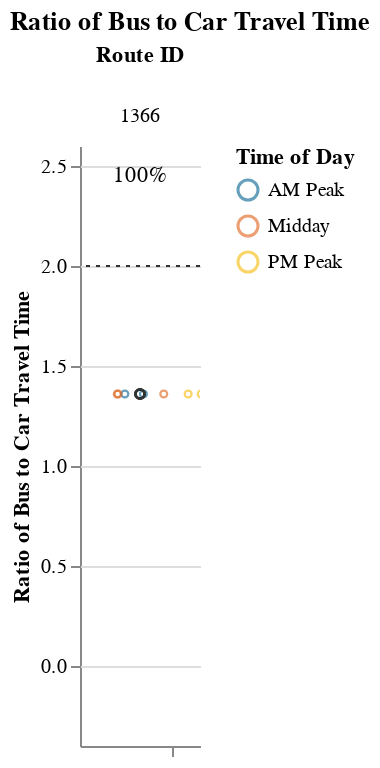
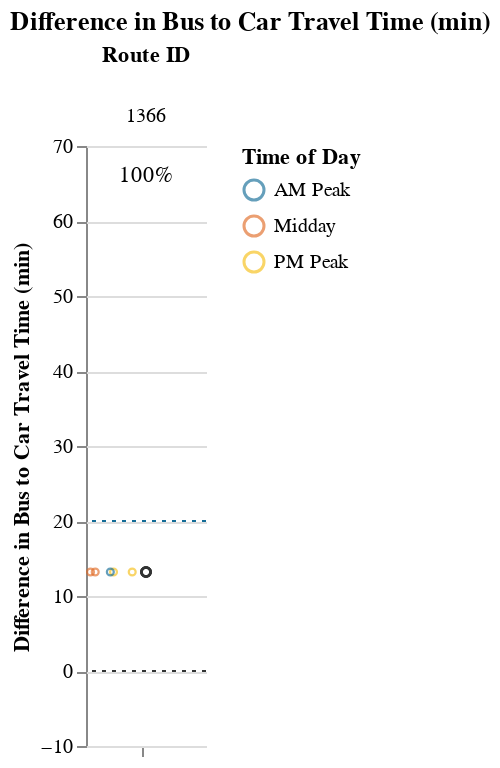

Write notebook code for charts like these, in order.
### Markdown cell above
## Viable Competitive Routes
### Short Routes (< 1 hr)

### Code cell
# Allow for possibility that operator doesn't have routes that fall into certain route_groups
# But, jupyterbook will not like markdown with f-string
# separate out route_group and put in each cell, and use try/except + if to display...
# but all 3 route groups must be displayed. just add sentence about why no routes were returned at the end
route_group = "short"
try:
    subset_routes, mult, diff  = setup_charts(df, PCT_COMPETITIVE_THRESHOLD, route_group)
    
    if len(subset_routes) > 0:
        display(
            Markdown(
                f"{CAPTIONS_DICT[route_group]}"
                "Within each route group, routes are sorted in descending order "
                "by % competitive trips and # trips below the additional time cut-off."
            )
        )

        display(mult)
        display(diff)
except:
    print("No routes meet this criteria.")

### Figure 1 — Vega-Lite specification as saved in the notebook (floating-point values rounded to 4 significant figures)
{"config": {"view": {"continuousWidth": 400, "continuousHeight": 300, "stroke": null}, "facet": {"spacing": 0}}, "data": {"name": "data-bbaf80b21a5380ebe86054813fb84b7a"}, "facet": {"column": {"field": "route_id", "sort": ["1366"], "title": "Route ID", "type": "nominal"}}, "spec": {"layer": [{"mark": {"type": "point", "opacity": 0.65, "size": 12, "strokeWidth": 1.1}, "encoding": {"color": {"field": "time_of_day", "scale": {"range": ["#136C97", "#E16B26", "#F6BF16", "#00896B", "#7790A3", "#5B559C"]}, "sort": ["AM Peak", "Midday", "PM Peak", "Owl Service"], "title": "Time of Day", "type": "nominal"}, "tooltip": [{"field": "route_id", "type": "nominal"}, {"field": "trip_id", "type": "nominal"}, {"field": "service_hours", "type": "quantitative"}, {"field": "car_duration_hours", "type": "quantitative"}, {"field": "bus_multiplier", "type": "quantitative"}, {"field": "bus_difference", "type": "quantitative"}, {"field": "num_trips", "type": "quantitative"}, {"field": "num_competitive", "type": "quantitative"}, {"field": "pct_trips_competitive", "type": "quantitative"}, {"field": "p25", "type": "quantitative"}, {"field": "p50", "type": "quantitative"}, {"field": "p75", "type": "quantitative"}], "x": {"axis": {"grid": false, "labels": false, "ticks": true, "values": [0]}, "field": "jitter", "scale": {}, "title": null, "type": "quantitative"}, "y": {"field": "bus_multiplier", "scale": {"domain": [-0.25, 2.5]}, "title": "Ratio of Bus to Car Travel Time", "type": "quantitative"}}, "selection": {"selector001": {"type": "interval", "bind": "scales", "encodings": ["x", "y"]}}, "transform": [{"calculate": "sqrt(-2*log(random()))*cos(2*PI*random())", "as": "jitter"}], "width": 60}, {"layer": [{"mark": {"type": "point", "opacity": 0.6, "size": 20, "strokeWidth": 1.3}, "encoding": {"color": {"value": "#323434"}, "y": {"field": "bus_multiplier", "type": "quantitative"}}, "transform": [{"filter": "(datum.p50_trip === 1)"}]}, {"mark": {"type": "rule", "strokeDash": [2, 3]}, "encoding": {"color": {"value": "#323434"}, "y": {"field": "cutoff", "type": "quantitative"}}}, {"mark": {"type": "text", "align": "center", "baseline": "middle"}, "encoding": {"color": {"value": "black"}, "text": {"field": "pct_trips_competitive", "format": ".0%", "type": "quantitative"}, "tooltip": [{"field": "route_id", "type": "nominal"}, {"field": "trip_id", "type": "nominal"}, {"field": "service_hours", "type": "quantitative"}, {"field": "car_duration_hours", "type": "quantitative"}, {"field": "bus_multiplier", "type": "quantitative"}, {"field": "bus_difference", "type": "quantitative"}, {"field": "num_trips", "type": "quantitative"}, {"field": "num_competitive", "type": "quantitative"}, {"field": "pct_trips_competitive", "type": "quantitative"}, {"field": "p25", "type": "quantitative"}, {"field": "p50", "type": "quantitative"}, {"field": "p75", "type": "quantitative"}], "x": {"value": 30}, "y": {"value": 15}}, "transform": [{"calculate": "sqrt(-2*log(random()))*cos(2*PI*random())", "as": "jitter"}, {"filter": "(datum.fastest_trip === 1)"}]}]}]}, "resolve": {"scale": {"y": "shared"}}, "title": "Ratio of Bus to Car Travel Time", "$schema": "https://vega.github.io/schema/vega-lite/v4.17.0.json", "datasets": {"data-bbaf80b21a5380ebe86054813fb84b7a": [{"calitp_itp_id": 146, "trip_key": 1560493323179131979, "trip_id": "t_1244355_b_33402_tn_0", "shape_id": "p_3081", "route_id": "1366", "service_hours": 0.83, "trip_first_departure_ts": 63000, "trip_last_arrival_ts": 66000, "departure_hour": 17, "time_of_day": "PM Peak", "p25": 0.83, "p50": 0.83, "p75": 0.83, "p50_trip": 1, "fastest_trip": 0, "car_duration_hours": 0.61, "competitive_route": 1, "bus_multiplier": 1.36, "bus_difference": 13.2, "num_trips": 8, "num_competitive": 8, "pct_trips_competitive": 1.0, "bus_difference_spread": 0.0, "route_group": "short", "max_trip_hrs": 0.83, "max_trip_route_group": 0.83, "name": "Kern County", "caltrans_district": "06 - Fresno", "drmt_organization_name": null, "cutoff2": 20, "cutoff": 2}, {"calitp_itp_id": 146, "trip_key": 6588636468876049749, "trip_id": "t_1244360_b_33402_tn_0", "shape_id": "p_3043", "route_id": "1366", "service_hours": 0.83, "trip_first_departure_ts": 33600, "trip_last_arrival_ts": 36600, "departure_hour": 9, "time_of_day": "AM Peak", "p25": 0.83, "p50": 0.83, "p75": 0.83, "p50_trip": 1, "fastest_trip": 0, "car_duration_hours": 0.61, "competitive_route": 1, "bus_multiplier": 1.36, "bus_difference": 13.2, "num_trips": 8, "num_competitive": 8, "pct_trips_competitive": 1.0, "bus_difference_spread": 0.0, "route_group": "short", "max_trip_hrs": 0.83, "max_trip_route_group": 0.83, "name": "Kern County", "caltrans_district": "06 - Fresno", "drmt_organization_name": null, "cutoff2": 20, "cutoff": 2}, {"calitp_itp_id": 146, "trip_key": 5172112710181939388, "trip_id": "t_1244359_b_33402_tn_0", "shape_id": "p_3043", "route_id": "1366", "service_hours": 0.83, "trip_first_departure_ts": 49800, "trip_last_arrival_ts": 52800, "departure_hour": 13, "time_of_day": "Midday", "p25": 0.83, "p50": 0.83, "p75": 0.83, "p50_trip": 1, "fastest_trip": 0, "car_duration_hours": 0.61, "competitive_route": 1, "bus_multiplier": 1.36, "bus_difference": 13.2, "num_trips": 8, "num_competitive": 8, "pct_trips_competitive": 1.0, "bus_difference_spread": 0.0, "route_group": "short", "max_trip_hrs": 0.83, "max_trip_route_group": 0.83, "name": "Kern County", "caltrans_district": "06 - Fresno", "drmt_organization_name": null, "cutoff2": 20, "cutoff": 2}, {"calitp_itp_id": 146, "trip_key": -4591111831172938466, "trip_id": "t_1244362_b_33402_tn_0", "shape_id": "p_3081", "route_id": "1366", "service_hours": 0.83, "trip_first_departure_ts": 45900, "trip_last_arrival_ts": 48900, "departure_hour": 12, "time_of_day": "Midday", "p25": 0.83, "p50": 0.83, "p75": 0.83, "p50_trip": 1, "fastest_trip": 0, "car_duration_hours": 0.61, "competitive_route": 1, "bus_multiplier": 1.36, "bus_difference": 13.2, "num_trips": 8, "num_competitive": 8, "pct_trips_competitive": 1.0, "bus_difference_spread": 0.0, "route_group": "short", "max_trip_hrs": 0.83, "max_trip_route_group": 0.83, "name": "Kern County", "caltrans_district": "06 - Fresno", "drmt_organization_name": null, "cutoff2": 20, "cutoff": 2}, {"calitp_itp_id": 146, "trip_key": -4526751177031150232, "trip_id": "t_1244354_b_33402_tn_0", "shape_id": "p_3081", "route_id": "1366", "service_hours": 0.83, "trip_first_departure_ts": 27900, "trip_last_arrival_ts": 30900, "departure_hour": 7, "time_of_day": "AM Peak", "p25": 0.83, "p50": 0.83, "p75": 0.83, "p50_trip": 1, "fastest_trip": 0, "car_duration_hours": 0.61, "competitive_route": 1, "bus_multiplier": 1.36, "bus_difference": 13.2, "num_trips": 8, "num_competitive": 8, "pct_trips_competitive": 1.0, "bus_difference_spread": 0.0, "route_group": "short", "max_trip_hrs": 0.83, "max_trip_route_group": 0.83, "name": "Kern County", "caltrans_district": "06 - Fresno", "drmt_organization_name": null, "cutoff2": 20, "cutoff": 2}, {"calitp_itp_id": 146, "trip_key": 8294262901469549474, "trip_id": "t_1244357_b_33402_tn_0", "shape_id": "p_3043", "route_id": "1366", "service_hours": 0.83, "trip_first_departure_ts": 59100, "trip_last_arrival_ts": 62100, "departure_hour": 16, "time_of_day": "Midday", "p25": 0.83, "p50": 0.83, "p75": 0.83, "p50_trip": 1, "fastest_trip": 0, "car_duration_hours": 0.61, "competitive_route": 1, "bus_multiplier": 1.36, "bus_difference": 13.2, "num_trips": 8, "num_competitive": 8, "pct_trips_competitive": 1.0, "bus_difference_spread": 0.0, "route_group": "short", "max_trip_hrs": 0.83, "max_trip_route_group": 0.83, "name": "Kern County", "caltrans_district": "06 - Fresno", "drmt_organization_name": null, "cutoff2": 20, "cutoff": 2}, {"calitp_itp_id": 146, "trip_key": -5170283710749819067, "trip_id": "t_1244358_b_33402_tn_0", "shape_id": "p_3081", "route_id": "1366", "service_hours": 0.83, "trip_first_departure_ts": 53700, "trip_last_arrival_ts": 56700, "departure_hour": 14, "time_of_day": "Midday", "p25": 0.83, "p50": 0.83, "p75": 0.83, "p50_trip": 1, "fastest_trip": 0, "car_duration_hours": 0.61, "competitive_route": 1, "bus_multiplier": 1.36, "bus_difference": 13.2, "num_trips": 8, "num_competitive": 8, "pct_trips_competitive": 1.0, "bus_difference_spread": 0.0, "route_group": "short", "max_trip_hrs": 0.83, "max_trip_route_group": 0.83, "name": "Kern County", "caltrans_district": "06 - Fresno", "drmt_organization_name": null, "cutoff2": 20, "cutoff": 2}, {"calitp_itp_id": 146, "trip_key": -7985887285849281878, "trip_id": "t_2003617_b_33402_tn_0", "shape_id": "p_3043", "route_id": "1366", "service_hours": 0.83, "trip_first_departure_ts": 66600, "trip_last_arrival_ts": 69600, "departure_hour": 18, "time_of_day": "PM Peak", "p25": 0.83, "p50": 0.83, "p75": 0.83, "p50_trip": 1, "fastest_trip": 1, "car_duration_hours": 0.61, "competitive_route": 1, "bus_multiplier": 1.36, "bus_difference": 13.2, "num_trips": 8, "num_competitive": 8, "pct_trips_competitive": 1.0, "bus_difference_spread": 0.0, "route_group": "short", "max_trip_hrs": 0.83, "max_trip_route_group": 0.83, "name": "Kern County", "caltrans_district": "06 - Fresno", "drmt_organization_name": null, "cutoff2": 20, "cutoff": 2}]}}

### Figure 2 — Vega-Lite specification as saved in the notebook (floating-point values rounded to 4 significant figures)
{"config": {"view": {"continuousWidth": 400, "continuousHeight": 300, "stroke": null}, "facet": {"spacing": 0}}, "data": {"name": "data-d5ba3ba6e150aee27c76604f3562b1dc"}, "facet": {"column": {"field": "route_id", "sort": ["1366"], "title": "Route ID", "type": "nominal"}}, "spec": {"layer": [{"mark": {"type": "point", "opacity": 0.65, "size": 12, "strokeWidth": 1.1}, "encoding": {"color": {"field": "time_of_day", "scale": {"range": ["#136C97", "#E16B26", "#F6BF16", "#00896B", "#7790A3", "#5B559C"]}, "sort": ["AM Peak", "Midday", "PM Peak", "Owl Service"], "title": "Time of Day", "type": "nominal"}, "tooltip": [{"field": "route_id", "type": "nominal"}, {"field": "trip_id", "type": "nominal"}, {"field": "service_hours", "type": "quantitative"}, {"field": "car_duration_hours", "type": "quantitative"}, {"field": "bus_multiplier", "type": "quantitative"}, {"field": "bus_difference", "type": "quantitative"}, {"field": "num_trips", "type": "quantitative"}, {"field": "num_competitive", "type": "quantitative"}, {"field": "pct_trips_competitive", "type": "quantitative"}, {"field": "p25", "type": "quantitative"}, {"field": "p50", "type": "quantitative"}, {"field": "p75", "type": "quantitative"}], "x": {"axis": {"grid": false, "labels": false, "ticks": true, "values": [0]}, "field": "jitter", "scale": {}, "title": null, "type": "quantitative"}, "y": {"field": "bus_difference", "scale": {"domain": [-5, 69.6]}, "title": "Difference in Bus to Car Travel Time (min)", "type": "quantitative"}}, "selection": {"selector002": {"type": "interval", "bind": "scales", "encodings": ["x", "y"]}}, "transform": [{"calculate": "sqrt(-2*log(random()))*cos(2*PI*random())", "as": "jitter"}], "width": 60}, {"layer": [{"mark": {"type": "point", "opacity": 0.6, "size": 20, "strokeWidth": 1.3}, "encoding": {"color": {"value": "#323434"}, "y": {"field": "bus_difference", "type": "quantitative"}}, "transform": [{"filter": "(datum.p50_trip === 1)"}]}, {"mark": {"type": "rule", "strokeDash": [2, 3]}, "encoding": {"color": {"value": "#323434"}, "y": {"field": "cutoff", "type": "quantitative"}}}, {"mark": {"type": "rule", "strokeDash": [2, 3]}, "encoding": {"color": {"value": "#136C97"}, "y": {"field": "cutoff2", "type": "quantitative"}}}, {"mark": {"type": "text", "align": "center", "baseline": "middle"}, "encoding": {"color": {"value": "black"}, "text": {"field": "pct_trips_competitive", "format": ".0%", "type": "quantitative"}, "tooltip": [{"field": "route_id", "type": "nominal"}, {"field": "trip_id", "type": "nominal"}, {"field": "service_hours", "type": "quantitative"}, {"field": "car_duration_hours", "type": "quantitative"}, {"field": "bus_multiplier", "type": "quantitative"}, {"field": "bus_difference", "type": "quantitative"}, {"field": "num_trips", "type": "quantitative"}, {"field": "num_competitive", "type": "quantitative"}, {"field": "pct_trips_competitive", "type": "quantitative"}, {"field": "p25", "type": "quantitative"}, {"field": "p50", "type": "quantitative"}, {"field": "p75", "type": "quantitative"}], "x": {"value": 30}, "y": {"value": 15}}, "transform": [{"calculate": "sqrt(-2*log(random()))*cos(2*PI*random())", "as": "jitter"}, {"filter": "(datum.fastest_trip === 1)"}]}]}]}, "resolve": {"scale": {"y": "shared"}}, "title": "Difference in Bus to Car Travel Time (min)", "$schema": "https://vega.github.io/schema/vega-lite/v4.17.0.json", "datasets": {"data-d5ba3ba6e150aee27c76604f3562b1dc": [{"calitp_itp_id": 146, "trip_key": 1560493323179131979, "trip_id": "t_1244355_b_33402_tn_0", "shape_id": "p_3081", "route_id": "1366", "service_hours": 0.83, "trip_first_departure_ts": 63000, "trip_last_arrival_ts": 66000, "departure_hour": 17, "time_of_day": "PM Peak", "p25": 0.83, "p50": 0.83, "p75": 0.83, "p50_trip": 1, "fastest_trip": 0, "car_duration_hours": 0.61, "competitive_route": 1, "bus_multiplier": 1.36, "bus_difference": 13.2, "num_trips": 8, "num_competitive": 8, "pct_trips_competitive": 1.0, "bus_difference_spread": 0.0, "route_group": "short", "max_trip_hrs": 0.83, "max_trip_route_group": 0.83, "name": "Kern County", "caltrans_district": "06 - Fresno", "drmt_organization_name": null, "cutoff2": 20, "cutoff": 0}, {"calitp_itp_id": 146, "trip_key": 6588636468876049749, "trip_id": "t_1244360_b_33402_tn_0", "shape_id": "p_3043", "route_id": "1366", "service_hours": 0.83, "trip_first_departure_ts": 33600, "trip_last_arrival_ts": 36600, "departure_hour": 9, "time_of_day": "AM Peak", "p25": 0.83, "p50": 0.83, "p75": 0.83, "p50_trip": 1, "fastest_trip": 0, "car_duration_hours": 0.61, "competitive_route": 1, "bus_multiplier": 1.36, "bus_difference": 13.2, "num_trips": 8, "num_competitive": 8, "pct_trips_competitive": 1.0, "bus_difference_spread": 0.0, "route_group": "short", "max_trip_hrs": 0.83, "max_trip_route_group": 0.83, "name": "Kern County", "caltrans_district": "06 - Fresno", "drmt_organization_name": null, "cutoff2": 20, "cutoff": 0}, {"calitp_itp_id": 146, "trip_key": 5172112710181939388, "trip_id": "t_1244359_b_33402_tn_0", "shape_id": "p_3043", "route_id": "1366", "service_hours": 0.83, "trip_first_departure_ts": 49800, "trip_last_arrival_ts": 52800, "departure_hour": 13, "time_of_day": "Midday", "p25": 0.83, "p50": 0.83, "p75": 0.83, "p50_trip": 1, "fastest_trip": 0, "car_duration_hours": 0.61, "competitive_route": 1, "bus_multiplier": 1.36, "bus_difference": 13.2, "num_trips": 8, "num_competitive": 8, "pct_trips_competitive": 1.0, "bus_difference_spread": 0.0, "route_group": "short", "max_trip_hrs": 0.83, "max_trip_route_group": 0.83, "name": "Kern County", "caltrans_district": "06 - Fresno", "drmt_organization_name": null, "cutoff2": 20, "cutoff": 0}, {"calitp_itp_id": 146, "trip_key": -4591111831172938466, "trip_id": "t_1244362_b_33402_tn_0", "shape_id": "p_3081", "route_id": "1366", "service_hours": 0.83, "trip_first_departure_ts": 45900, "trip_last_arrival_ts": 48900, "departure_hour": 12, "time_of_day": "Midday", "p25": 0.83, "p50": 0.83, "p75": 0.83, "p50_trip": 1, "fastest_trip": 0, "car_duration_hours": 0.61, "competitive_route": 1, "bus_multiplier": 1.36, "bus_difference": 13.2, "num_trips": 8, "num_competitive": 8, "pct_trips_competitive": 1.0, "bus_difference_spread": 0.0, "route_group": "short", "max_trip_hrs": 0.83, "max_trip_route_group": 0.83, "name": "Kern County", "caltrans_district": "06 - Fresno", "drmt_organization_name": null, "cutoff2": 20, "cutoff": 0}, {"calitp_itp_id": 146, "trip_key": -4526751177031150232, "trip_id": "t_1244354_b_33402_tn_0", "shape_id": "p_3081", "route_id": "1366", "service_hours": 0.83, "trip_first_departure_ts": 27900, "trip_last_arrival_ts": 30900, "departure_hour": 7, "time_of_day": "AM Peak", "p25": 0.83, "p50": 0.83, "p75": 0.83, "p50_trip": 1, "fastest_trip": 0, "car_duration_hours": 0.61, "competitive_route": 1, "bus_multiplier": 1.36, "bus_difference": 13.2, "num_trips": 8, "num_competitive": 8, "pct_trips_competitive": 1.0, "bus_difference_spread": 0.0, "route_group": "short", "max_trip_hrs": 0.83, "max_trip_route_group": 0.83, "name": "Kern County", "caltrans_district": "06 - Fresno", "drmt_organization_name": null, "cutoff2": 20, "cutoff": 0}, {"calitp_itp_id": 146, "trip_key": 8294262901469549474, "trip_id": "t_1244357_b_33402_tn_0", "shape_id": "p_3043", "route_id": "1366", "service_hours": 0.83, "trip_first_departure_ts": 59100, "trip_last_arrival_ts": 62100, "departure_hour": 16, "time_of_day": "Midday", "p25": 0.83, "p50": 0.83, "p75": 0.83, "p50_trip": 1, "fastest_trip": 0, "car_duration_hours": 0.61, "competitive_route": 1, "bus_multiplier": 1.36, "bus_difference": 13.2, "num_trips": 8, "num_competitive": 8, "pct_trips_competitive": 1.0, "bus_difference_spread": 0.0, "route_group": "short", "max_trip_hrs": 0.83, "max_trip_route_group": 0.83, "name": "Kern County", "caltrans_district": "06 - Fresno", "drmt_organization_name": null, "cutoff2": 20, "cutoff": 0}, {"calitp_itp_id": 146, "trip_key": -5170283710749819067, "trip_id": "t_1244358_b_33402_tn_0", "shape_id": "p_3081", "route_id": "1366", "service_hours": 0.83, "trip_first_departure_ts": 53700, "trip_last_arrival_ts": 56700, "departure_hour": 14, "time_of_day": "Midday", "p25": 0.83, "p50": 0.83, "p75": 0.83, "p50_trip": 1, "fastest_trip": 0, "car_duration_hours": 0.61, "competitive_route": 1, "bus_multiplier": 1.36, "bus_difference": 13.2, "num_trips": 8, "num_competitive": 8, "pct_trips_competitive": 1.0, "bus_difference_spread": 0.0, "route_group": "short", "max_trip_hrs": 0.83, "max_trip_route_group": 0.83, "name": "Kern County", "caltrans_district": "06 - Fresno", "drmt_organization_name": null, "cutoff2": 20, "cutoff": 0}, {"calitp_itp_id": 146, "trip_key": -7985887285849281878, "trip_id": "t_2003617_b_33402_tn_0", "shape_id": "p_3043", "route_id": "1366", "service_hours": 0.83, "trip_first_departure_ts": 66600, "trip_last_arrival_ts": 69600, "departure_hour": 18, "time_of_day": "PM Peak", "p25": 0.83, "p50": 0.83, "p75": 0.83, "p50_trip": 1, "fastest_trip": 1, "car_duration_hours": 0.61, "competitive_route": 1, "bus_multiplier": 1.36, "bus_difference": 13.2, "num_trips": 8, "num_competitive": 8, "pct_trips_competitive": 1.0, "bus_difference_spread": 0.0, "route_group": "short", "max_trip_hrs": 0.83, "max_trip_route_group": 0.83, "name": "Kern County", "caltrans_district": "06 - Fresno", "drmt_organization_name": null, "cutoff2": 20, "cutoff": 0}]}}
